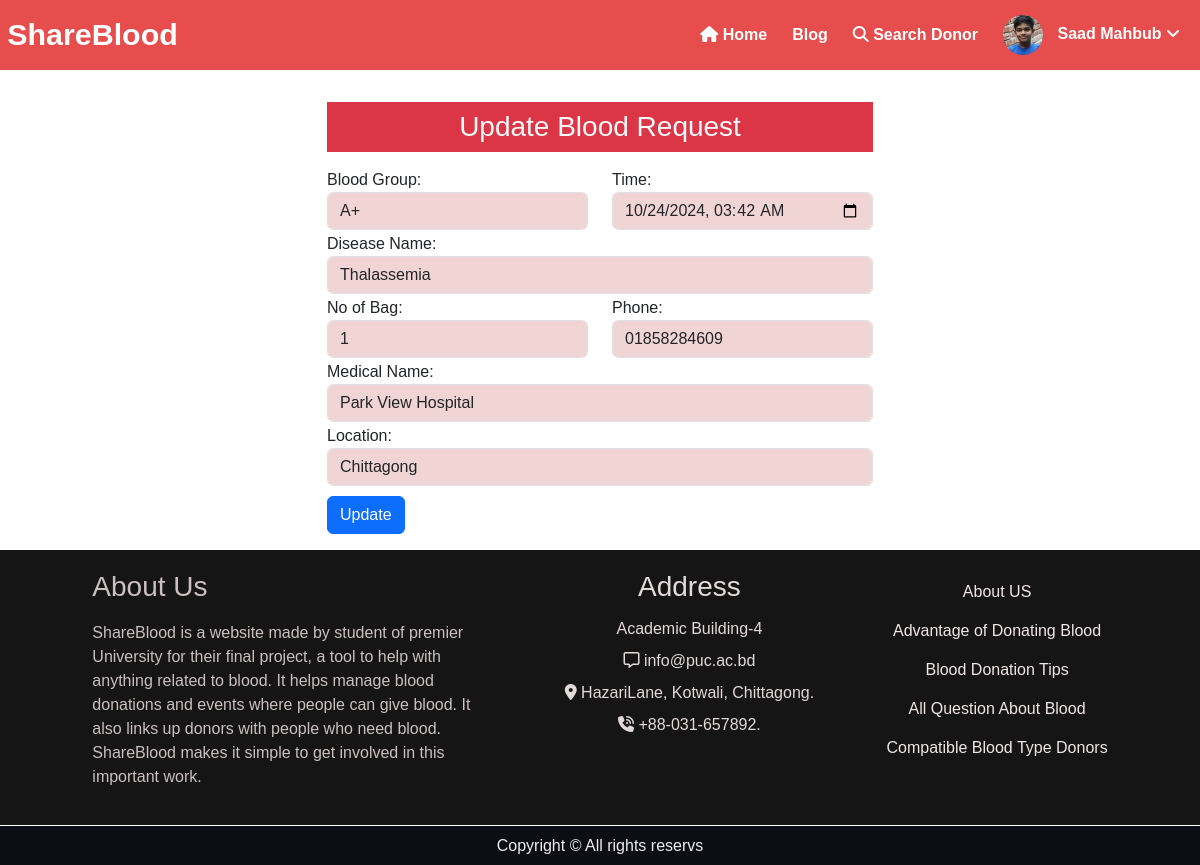
The page /updateaddRequest/28/ (signed in) on the database its author committed.
### bloodology/models.py (models this page shows, shortened)
class UserProfile(models.Model):
        user = models.OneToOneField(User, on_delete=models.CASCADE)
        name = models.CharField(max_length=150)
        blood_group = models.CharField(max_length=5)
        phone_number = models.CharField(max_length=15)
        address = models.CharField(max_length=250)
        profile_img = models.ImageField(upload_to='Images')
        otp = models.CharField(max_length=6, blank=True, null=True)  # Store OTP
        otp_expiration = models.DateTimeField(blank=True, null=True)  # Expiration time for OTP

class BloodRequestPost(models.Model):
        BLOOD_GROUP_CHOICES = [
                ('A+', 'A+'),
                ('A-', 'A-'),
                ('B+', 'B+'),
                ('B-', 'B-'),
                ('O+', 'O+'),
                ('O-', 'O-'),
                ('AB+', 'AB+'),
                ('AB-', 'AB-'),
        ]
        user_profile = models.ForeignKey(UserProfile, on_delete=models.CASCADE)
        blood_group = models.CharField(max_length=10, choices=BLOOD_GROUP_CHOICES)
        date_time = models.DateTimeField()
        Disease_name = models.CharField(max_length=100)
        No_of_bag = models.IntegerField()
        medical_name = models.CharField( max_length=150)
        location = models.CharField(max_length=255)
        phone_number = models.CharField(max_length=15)
        created_at = models.DateTimeField(auto_now_add=True)

### bloodology/views.py (the view)
# urls.py: path('updateaddRequest/<int:post_id>/', views.edit_blood_request, name='updateaddRequest'),
@login_required
def edit_blood_request(request, post_id):
    blood_request_post = get_object_or_404(BloodRequestPost, id=post_id, user_profile=request.user.userprofile)
    if request.method == "POST":
        form = RequestPostForm(request.POST, instance=blood_request_post)
        if form.is_valid():
            form.save()
            return redirect('dashbloodReq')
    else:
        form = RequestPostForm(instance=blood_request_post)
    return render(request, 'bloodology/edit_blood_request.html', {'form': form})

### bloodology/forms.py
class RequestPostForm(forms.ModelForm):
    class Meta:
        model = BloodRequestPost
        fields = ['blood_group', 'date_time', 'Disease_name', 'No_of_bag', 'medical_name', 'location', 'phone_number']
        labels = {
            'blood_group': 'Blood Group',
            'date_time': 'Time',
            'Disease_name': 'Disease Name',
            'No_of_bag': 'No of Bag',
            'medical_name': 'Medical Name',
            'location': 'Location',
            'phone_number': 'Phone'
        }
        widgets = {
            'blood_group': forms.Select(attrs={'class': 'form-control'}),
            'date_time': forms.DateTimeInput(attrs={'type': 'datetime-local', 'class': 'form-control'}),
            'Disease_name': forms.TextInput(attrs={'class': 'form-control'}),
            'No_of_bag': forms.NumberInput(attrs={'class': 'form-control', 'placeholder': 'Required no of bags'}),
            'medical_name': forms.TextInput(attrs={'class': 'form-control'}),
            'location': forms.TextInput(attrs={'class': 'form-control'}),
            'phone_number': forms.TextInput(attrs={'class': 'form-control', 'type': 'tel'})
        }

### bloodology/templates/bloodology/edit_blood_request.html (shortened to what this page needs)
{% extends 'bloodology/base.html' %}
{% load static %}
{% block content %}
<div class="container">
    <div class="row justify-content-center my-3">
        <div class="col-md-6 bg-gradient">
            <div class="req-form">
                <h3 class="text-light text-center text-bg-danger p-2 my-3">Update Blood Request</h3>
                <form action="" method="post" novalidate>
                    <div class="form-group row">
                        <div class="col-md-6">
                            {{ form.blood_group.label_tag }} {{ form.blood_group }}
                        </div>
                        <div class="col-md-6">
                            {{ form.date_time.label_tag }} {{ form.date_time }}
                        </div>
                    </div>
                    <div class="form-group">
                        {{ form.Disease_name.label_tag }} {{ form.Disease_name }}
                    </div>
                    <div class="form-group row">
                        <div class="col-md-6">
                            {{ form.No_of_bag.label_tag }} {{ form.No_of_bag }}
                        </div>
                        <div class="col-md-6">
                            {{ form.phone_number.label_tag }} {{ form.phone_number }}
                        </div>
                    </div>
                    <div class="form-group">
                        {{ form.medical_name.label_tag }} {{ form.medical_name }}
                    </div>
                    <div class="form-group">
                        {{ form.location.label_tag }} {{ form.location }}
                    </div>
                    <input type="submit" value="Update" class="btn btn-primary mt-2">
                </form>
            </div>
        </div>
    </div>
</div>
{% endblock content %}

### bloodology/templates/bloodology/base.html (shortened to what this page needs)
<!DOCTYPE html>
{% load static %}
<html lang="en">
<head>
    <link rel="stylesheet" href="{% static 'bloodology/css/style.css' %}">
    <link rel="stylesheet" href="{% static 'bloodology/css/bootstrap.css' %}">
</head>
<body>
    <div class="navigation">
        <div class="nav-left">
            <div class="nav-logo">
                <a href="{% url 'home' %}">ShareBlood</a>
            </div>
        </div>
        <div class="nav-right" id="nav-right">
            <a href="{% url 'home' %}"><i class="fa-solid fa-house"></i> Home</a>
            <a href="{% url 'blogapost' %}">Blog</a>
            <a href="{% url 'All_Donors' %}"><i class="fa-solid fa-search"></i> Search Donor</a>
            {% if request.user.is_authenticated %}
            <div class="user-dropdown">
                <a href="#" class="user-profile" onclick="toggleDropdown(event)">
                    {% if request.user.userprofile %}
                    <img src="{{ request.user.userprofile.profile_img.url }}" alt="Profile Image" class="dprofile-img">
                    {{ request.user.userprofile.name }} <i class='fas fa-angle-down'></i>
                    {% else %}
                    <img src="{% static 'bloodology/image/image.png' %}" alt="Admin" class="dprofile-img">
                    Admin Profile <i class='fas fa-angle-down'></i>
                    {% endif %}
                </a>
            </div>
            {% else %}
            <a href="{% url 'signUp' %}"><i class="fa-solid fa-user-plus"></i> SignUp</a>
            <a href="{% url 'login' %}"><i class="fas fa-sign-in"></i> Login</a>
            {% endif %}
        </div>
    </div>
    {% block content %}
    {% endblock content %}
    <div class="footer">
        <div class="footer-2">
            <div >
                <div class="about">
                    <h3>About Us</h3>
                    <p>ShareBlood is a website made by student of premier University for their final project, a tool to help with anything related to blood. It helps manage blood donations and events where people can give blood. It also links up donors with people who need blood. ShareBlood makes it simple to get involved in this important work.</p>
                </div>
            </div>
            <div class="address">
                <h3>Address</h3>
                <p>Academic Building-4</p>
                <p><i class="fa-regular fa-message"></i> info@puc.ac.bd</p>
                <p><i class="fa-solid fa-location-dot"></i> HazariLane, Kotwali, Chittagong.</p>
                <p><i class="fa-solid fa-phone-volume"></i> +88-031-657892.</p>
            </div>
            <div class="msg">
                <div class="advantage">
                    <h4><a href="{% url 'About' %}">About US</a></h4>
                    <h4><a href="{% url 'advantage' %}">Advantage of Donating Blood</a></h4>
                    <h4><a href="{% url 'Blood_Donation_Tips' %}">Blood Donation Tips</a></h4>
                    <h4><a href="{% url 'AboutBdonation' %}">All Question About Blood</a></h4>
                    <h4><a href="{% url 'Compatible' %}">Compatible Blood Type Donors</a></h4>
                </div>
            </div>
        </div>
        <div class="copyright">
            Copyright © All rights reservs
        </div>
    </div>
</body>
</html>

### static/bloodology/css/style.css (style rules this page uses)
* { margin: 0; border: border-box; font-family: sans-serif; }
.navigation { height: 70px; background-color: rgb(231, 77, 77); display: flex; justify-content: space-between; align-items: center; padding: 0 20px; position: relative; }
.nav-left, .nav-right { display: flex; align-items: center; }
.nav-logo { height: 65px; width: 120px; margin-right: 20px; display: flex; align-items: center; justify-content: center; padding-left: 10px; }
.nav-logo a { font-size: 1.9rem; font-weight: 50px; color: white; }
.navigation a { text-decoration: none; color: rgb(255, 255, 255); font-weight: 550; margin-left: 15px; }
.nav-right a { margin-left: 25px; }
.dprofile-img { width: 40px; height: 40px; border-radius: 50%; object-fit: cover; margin-right: 10px; vertical-align: middle; }
.user-dropdown { position: relative; }
.nav-right { display: flex; }
.advantage h4 a { text-decoration: none; color: rgb(241, 230, 230); line-height: 25px; font-size: medium; }
.about { width: 400px; }
.footer-2 { padding: 20px; display: flex; justify-content: space-evenly; align-items: flex-start; flex-wrap: wrap; background-color: rgb(22, 21, 21); color: rgb(202, 192, 192); }
.footer-2 h3 { padding-bottom: 10px; }
.address { text-align: center; line-height: 15px; color: rgb(226, 217, 217); }
.advantage { display: flex; flex-direction: column; align-items: center; }
.advantage h4 { margin: 5px 0; }
.copyright { display: flex; align-items: center; justify-content: center; border-top: 1px solid white; background-color: rgb(13, 13, 20); height: 40px; color: rgb(238, 238, 238); }
.req-form .form-control { background-color: rgb(241, 212, 212); }
.form-group { margin-bottom: 2px; }
.btn { margin-right: 10px; }

### rows shown on the page
BloodRequestPost: blood_group "A+", date_time "10/24/2024 03:42", Disease_name "Thalassemia", No_of_bag "1", phone_number "01858284609", medical_name "Park View Hospital", location "Chittagong"

### other values the page prints
{{ request.user.userprofile.name }} "Saad Mahbub"
